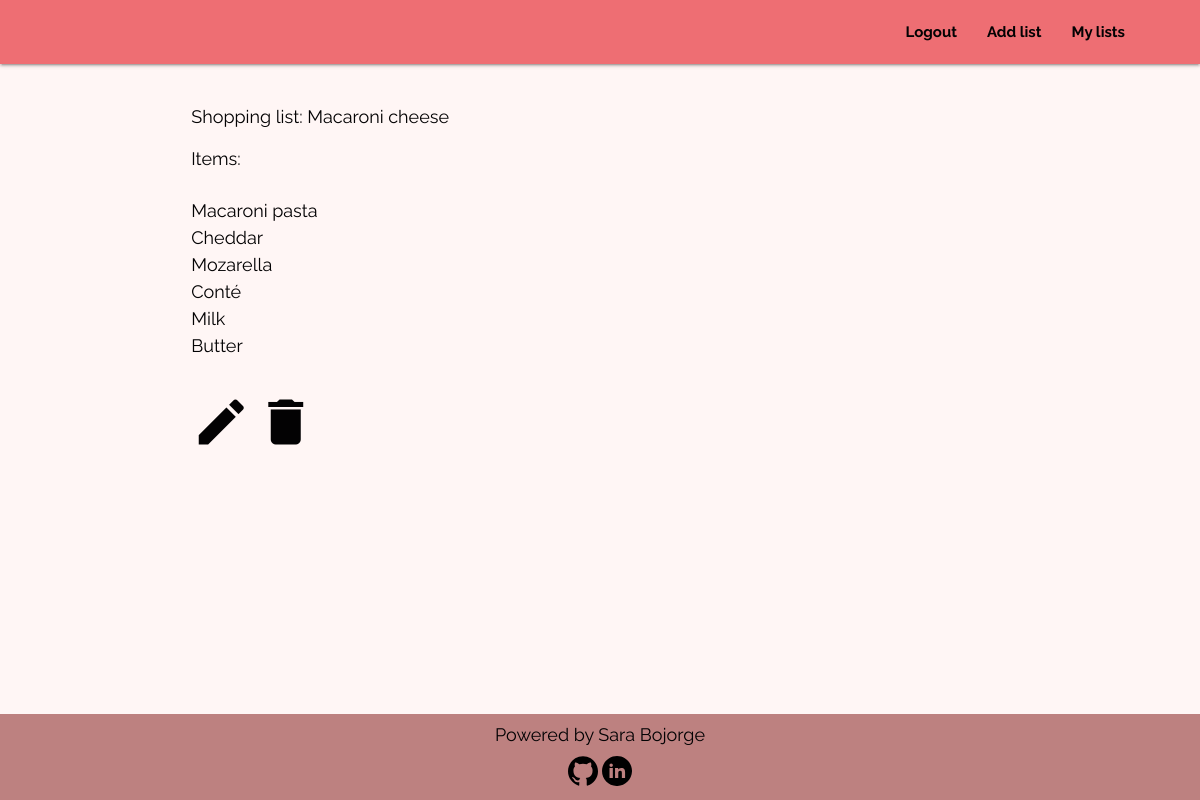
The app's page /grocery_list/grocery_list/8 (signed in) with its own data.
### grocery_list/models.py (models this page shows, shortened)
class Grocery(models.Model):
    name = models.CharField(max_length=500, default='My grocery list')
    user = models.ForeignKey(User, on_delete=models.CASCADE,
                             related_name='grocery_owner')
    created_on = models.DateTimeField(auto_now_add=True)
    updated_on = models.DateTimeField(auto_now=True)
    item = RichTextField(max_length=10000, null=False, blank=False)
    class Meta:
        ordering = ['-created_on']

### grocery_list/views.py (the view)
# urls.py: path('grocery_list/<int:pk>', DisplayItem.as_view(), name='display_item'),
class DisplayItem(UserPassesTestMixin, DetailView):
    model = Grocery
    template_name = 'grocery_list/display_item.html'
    context_object_name = 'grocery'
    def test_func(self):
        return self.request.user == self.get_object().user

### grocery_list/templates/grocery_list/display_item.html (shortened to what this page needs)
{% extends 'base.html' %}
{% block content %}
<div class="container row">
    <div class="col s12 m8 l9">
        <p>Shopping list: {{ grocery.name }}</p>
        <p>Items: {{ grocery.item|safe }}</p>
        <a href="{% url 'edit_list' grocery.id %}"><i class="medium material-icons">edit</i></a>
        <a href="{% url 'delete_list' grocery.id %}"><i class="medium material-icons">delete</i></a>
    </div>
</div>
{% endblock %}

### static/css/style.css (style rules this page uses)
* { box-sizing: border-box; }
html { height: 100%; }
body { font-family: 'Raleway', sans-serif; color: #030203; font-size: 1.2rem; height: 100%; display: flex; flex-direction: column; background-color: #fff6f5; }
.nav-wrapper, nav ul a, i.material-icons, .waves-effect { color: #030203; }
p { padding: 0.5rem 0; margin: auto; }
.row { margin-top: 1rem; margin-bottom: 0; }

### records on screen
Grocery: name "Macaroni cheese", item "Macaroni pasta Cheddar Mozarella Conté Milk Butter"
